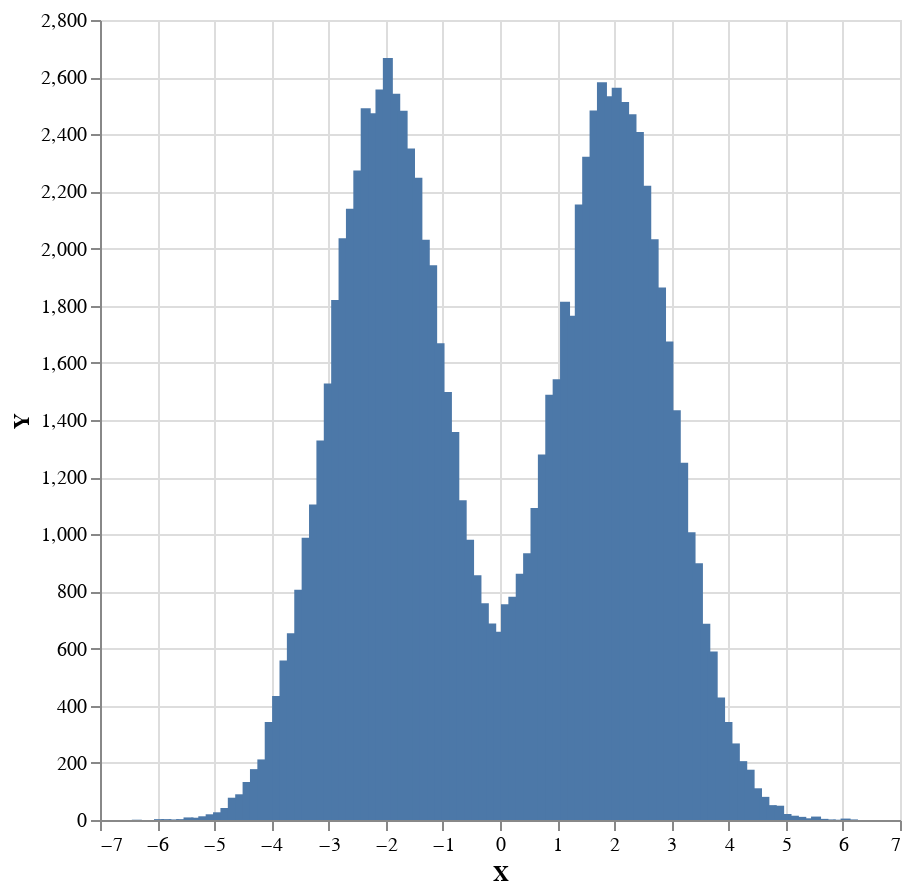

Source (notebook cell):
### Markdown cell above
## Prior predictive

Prior predictive model is an application of the generative distribution to the prior distribution.

Similarly as in `Sampling.ipynb` example we need to introduce a constant weight by mapping samples to a pair (value, score) with `(,constWeight) <$> `.

### Code cell
constWeight = 1 :: Log Double

sampler $ plot . histogramToList . histogram 100 <$> replicateM 100000 ((,constWeight) <$>  priorPredictive model)

### Figure 1 — Vega-Lite specification as saved in the notebook (floating-point values rounded to 4 significant figures)
{"$schema": "https://vega.github.io/schema/vega-lite/v4.json", "data": {"values": [{"X": -6.355, "Y": 1}, {"X": -6.226, "Y": 0}, {"X": -6.097, "Y": 0}, {"X": -5.968, "Y": 3}, {"X": -5.839, "Y": 3}, {"X": -5.709, "Y": 2}, {"X": -5.58, "Y": 3}, {"X": -5.451, "Y": 9}, {"X": -5.322, "Y": 8}, {"X": -5.193, "Y": 13}, {"X": -5.063, "Y": 20}, {"X": -4.934, "Y": 27}, {"X": -4.805, "Y": 42}, {"X": -4.676, "Y": 78}, {"X": -4.547, "Y": 90}, {"X": -4.417, "Y": 133}, {"X": -4.288, "Y": 178}, {"X": -4.159, "Y": 212}, {"X": -4.03, "Y": 343}, {"X": -3.901, "Y": 434}, {"X": -3.771, "Y": 558}, {"X": -3.642, "Y": 654}, {"X": -3.513, "Y": 806}, {"X": -3.384, "Y": 988}, {"X": -3.255, "Y": 1104}, {"X": -3.125, "Y": 1328}, {"X": -2.996, "Y": 1528}, {"X": -2.867, "Y": 1820}, {"X": -2.738, "Y": 2036}, {"X": -2.609, "Y": 2139}, {"X": -2.479, "Y": 2273}, {"X": -2.35, "Y": 2491}, {"X": -2.221, "Y": 2474}, {"X": -2.092, "Y": 2557}, {"X": -1.963, "Y": 2667}, {"X": -1.833, "Y": 2542}, {"X": -1.704, "Y": 2482}, {"X": -1.575, "Y": 2350}, {"X": -1.446, "Y": 2248}, {"X": -1.317, "Y": 2031}, {"X": -1.187, "Y": 1942}, {"X": -1.058, "Y": 1669}, {"X": -0.929, "Y": 1498}, {"X": -0.7998, "Y": 1358}, {"X": -0.6706, "Y": 1119}, {"X": -0.5414, "Y": 981}, {"X": -0.4122, "Y": 857}, {"X": -0.283, "Y": 759}, {"X": -0.1538, "Y": 688}, {"X": -0.02461, "Y": 659}, {"X": 0.1046, "Y": 755}, {"X": 0.2338, "Y": 781}, {"X": 0.363, "Y": 862}, {"X": 0.4922, "Y": 934}, {"X": 0.6214, "Y": 1092}, {"X": 0.7506, "Y": 1279}, {"X": 0.8798, "Y": 1488}, {"X": 1.009, "Y": 1543}, {"X": 1.138, "Y": 1814}, {"X": 1.267, "Y": 1765}, {"X": 1.397, "Y": 2154}, {"X": 1.526, "Y": 2321}, {"X": 1.655, "Y": 2483}, {"X": 1.784, "Y": 2582}, {"X": 1.913, "Y": 2533}, {"X": 2.043, "Y": 2563}, {"X": 2.172, "Y": 2513}, {"X": 2.301, "Y": 2470}, {"X": 2.43, "Y": 2408}, {"X": 2.559, "Y": 2220}, {"X": 2.689, "Y": 2033}, {"X": 2.818, "Y": 1864}, {"X": 2.947, "Y": 1675}, {"X": 3.076, "Y": 1434}, {"X": 3.205, "Y": 1250}, {"X": 3.335, "Y": 1007}, {"X": 3.464, "Y": 899}, {"X": 3.593, "Y": 687}, {"X": 3.722, "Y": 590}, {"X": 3.851, "Y": 429}, {"X": 3.981, "Y": 343}, {"X": 4.11, "Y": 268}, {"X": 4.239, "Y": 206}, {"X": 4.368, "Y": 176}, {"X": 4.497, "Y": 111}, {"X": 4.627, "Y": 81}, {"X": 4.756, "Y": 52}, {"X": 4.885, "Y": 50}, {"X": 5.014, "Y": 21}, {"X": 5.143, "Y": 15}, {"X": 5.273, "Y": 11}, {"X": 5.402, "Y": 6}, {"X": 5.531, "Y": 12}, {"X": 5.66, "Y": 4}, {"X": 5.789, "Y": 2}, {"X": 5.919, "Y": 1}, {"X": 6.048, "Y": 5}, {"X": 6.177, "Y": 2}, {"X": 6.306, "Y": 0}, {"X": 6.435, "Y": 0}]}, "encoding": {"x": {"field": "X", "type": "quantitative"}, "y": {"field": "Y", "type": "quantitative"}}, "height": 400, "mark": "bar", "width": 400}
